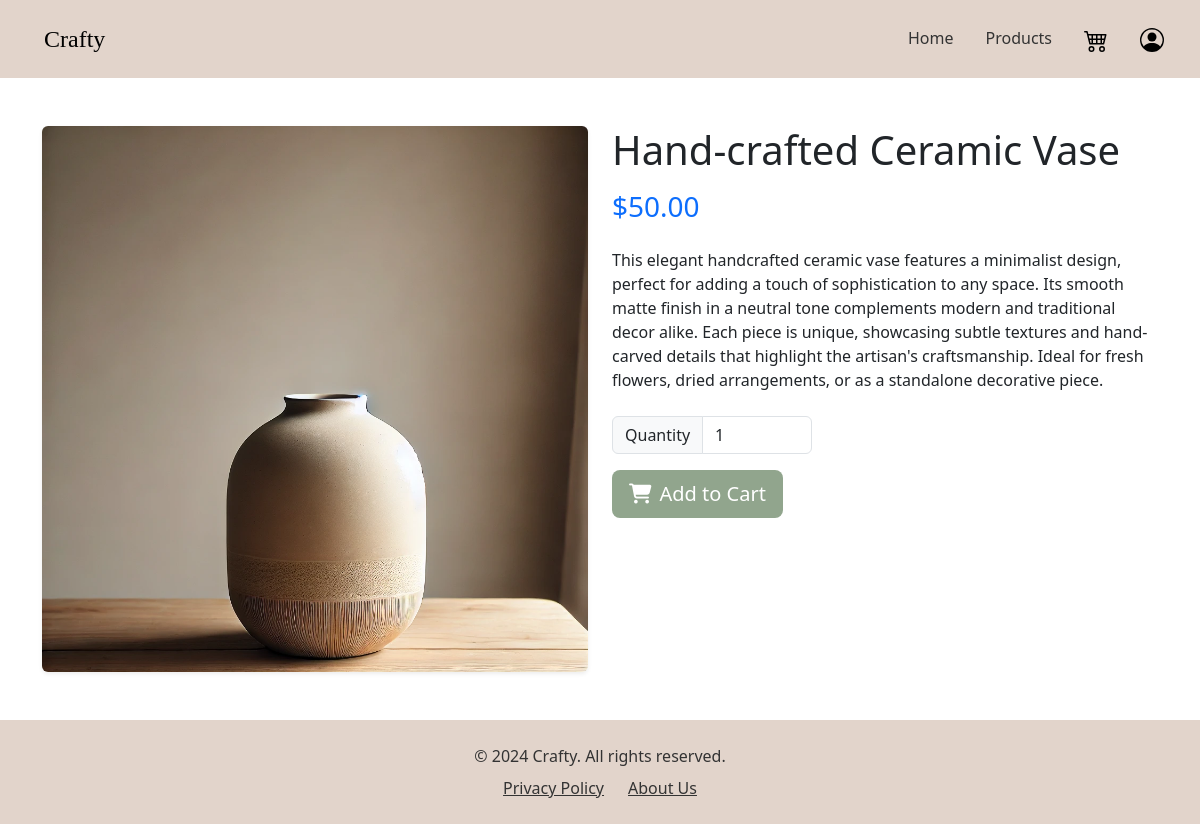
The page /products/1/ on the database its author committed.
### products/models.py (models this page shows, shortened)
class Item(models.Model):
    name = models.CharField(max_length=255)
    description = models.TextField(blank=True, null=True)
    price = models.DecimalField(max_digits=10, decimal_places=2)
    category = models.ForeignKey(Category, on_delete=models.CASCADE)
    subcategory = models.ForeignKey(SubCategory, on_delete=models.CASCADE, related_name='items', null=True, blank=True)
    image = models.ImageField(upload_to='item_images/', blank=True, null=True)

### products/views.py (the view)
# urls.py: path('<int:product_id>/', views.product_detail, name='product_detail'),
def product_detail(request, product_id):
    item = get_object_or_404(Item, id=product_id)
    context = {
        'product': item
    }
    return render(request, 'products/product_detail.html', context)

### products/templates/products/product_detail.html (shortened to what this page needs)
{% extends 'products/index.html' %}
{% load static %}
{% block content %}
{% include 'home/navbar.html' %}
<div class="container my-5">
    <div class="row">
        <div class="col-md-6">
            {% if product.image %}
                <img src="{{ product.image.url }}" class="img-fluid rounded shadow-sm" alt="{{ product.name }}">
            {% endif %}
        </div>
        <div class="col-md-6">
            <h1 class="mb-3">{{ product.name }}</h1>
            <p class="h3 text-primary mb-4">${{ product.price }}</p>
            <p class="mb-4">{{ product.description }}</p>
            <form action="{% url 'add_to_cart' product.id %}" method="POST" class="mb-4">
                <div class="input-group mb-3" style="max-width: 200px;">
                    <span class="input-group-text">Quantity</span>
                    <input type="number" name="quantity" class="form-control" value="1" min="1" max="10">
                </div>
                <button type="submit" class="btn btn-lg" style="background-color: #a5a58d; color: #ffffff;">
                    <i class="fas fa-shopping-cart me-2"></i>Add to Cart
                </button>
            </form>
        </div>
    </div>
</div>
{% endblock %}

### home/static/home/styles.css (style rules this page uses)
button:not(.navbar button):not(.search-button):not(.btn-danger), .btn:not(.navbar .btn):not(.search-button):not(.cart_button):not(.btn-danger) { background-color: #91a58d !important; color: #ffffff !important; transition: all 0.3s ease; }

### rows shown on the page
Item: image (picture), name "Hand-crafted Ceramic Vase", price "50.00", description "This elegant handcrafted ceramic vase features a minimalist design, perfect for adding a touch of sophistication to any space. Its smooth matte finish in a neutral tone complements modern and traditional decor alike. Each piece is unique, showcasing subtle textures and hand-carved details that highlight the artisan's craftsmanship. Ideal for fresh flowers, dried arrangements, or as a standalone decorative piece."
